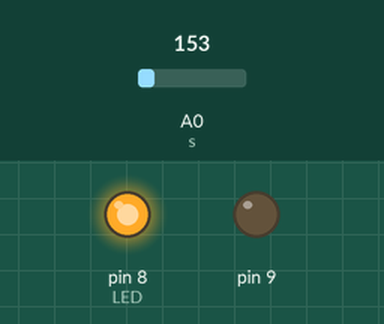
This sketch was run on a simulated Arduino Uno, built with avr-gcc and run on an emulated ATmega328P. On the bench: output pins drawn as LEDs (lit = HIGH). The inputs (shaded band) are chosen by the test bench; at power-on: A0 (s) = 153. What the sketch prints to the serial monitor is not drawn.

Above: at 1.2 s.
1.3 s: A0 (s) set to 135
4.3 s: A0 (s) set to 112
Timing chart, 0 to 7.3 s (numbered marks = the images above; inputs shaded):
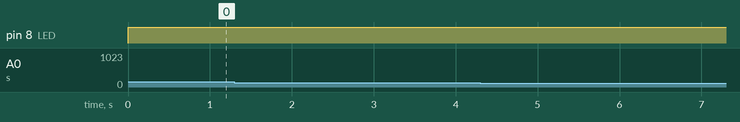

Measured:
- after the input at 1.3 s, every drawn part: stays the same
- after the input at 4.3 s, every drawn part: stays the same

The sketch:

laboratorio_sensor_de_temperatura1.ino
```cpp
/*
Sketch function: temperature sensor sketch with TMP36
Dev: Ederson Valencia
Date: 12-09-2024
*/

#define LED       8
#define tempVal   0
int s=0;
int sensorVal = 0;

void setup()
{
  Serial.begin(9600);
  pinMode(LED,OUTPUT);
  pinMode(8,OUTPUT);
  pinMode(9,OUTPUT);


}

void loop()
{
  digitalWrite(LED,HIGH);

  float temp = 0;
  sensorVal = analogRead(s);
  Serial.print("SensorVal imput: ");
  Serial.println(sensorVal);
  temp=(sensorVal * (500.0/1023.0)-50.0);
  Serial.print("Temperature: ");
  Serial.print(temp);
  Serial.println("\xB0 C ");

}
```
